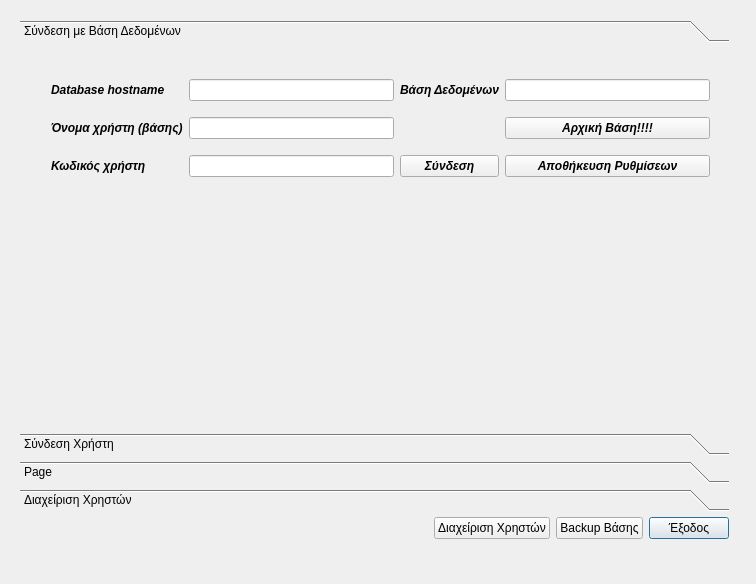
<?xml version="1.0" encoding="UTF-8"?>
<ui version="4.0">
 <class>Dialog</class>
 <widget class="QDialog" name="Dialog">
  <property name="geometry">
   <rect>
    <x>0</x>
    <y>0</y>
    <width>756</width>
    <height>584</height>
   </rect>
  </property>
  <property name="minimumSize">
   <size>
    <width>756</width>
    <height>557</height>
   </size>
  </property>
  <property name="windowTitle">
   <string>Κοινόχρηστα</string>
  </property>
  <property name="windowIcon">
   <iconset>
    <normaloff>spiti1.JPG</normaloff>spiti1.JPG</iconset>
  </property>
  <property name="locale">
   <locale language="Greek" country="Greece"/>
  </property>
  <widget class="QWidget" name="gridLayoutWidget">
   <property name="geometry">
    <rect>
     <x>9</x>
     <y>9</y>
     <width>731</width>
     <height>561</height>
    </rect>
   </property>
   <layout class="QGridLayout" name="gridLayout">
    <property name="sizeConstraint">
     <enum>QLayout::SetDefaultConstraint</enum>
    </property>
    <item row="1" column="1">
     <spacer name="verticalSpacer_2">
      <property name="orientation">
       <enum>Qt::Vertical</enum>
      </property>
      <property name="sizeHint" stdset="0">
       <size>
        <width>20</width>
        <height>40</height>
       </size>
      </property>
     </spacer>
    </item>
    <item row="3" column="0" colspan="3">
     <widget class="QLabel" name="labelStatus">
      <property name="text">
       <string/>
      </property>
     </widget>
    </item>
    <item row="2" column="3">
     <widget class="QPushButton" name="btn_exit">
      <property name="text">
       <string>Έξοδος</string>
      </property>
     </widget>
    </item>
    <item row="2" column="2">
     <widget class="QPushButton" name="btn_backup">
      <property name="text">
       <string>Backup Βάσης</string>
      </property>
     </widget>
    </item>
    <item row="2" column="1">
     <widget class="QPushButton" name="btn_manage">
      <property name="text">
       <string>Διαχείριση Χρηστών</string>
      </property>
     </widget>
    </item>
    <item row="2" column="0">
     <spacer name="horizontalSpacer">
      <property name="orientation">
       <enum>Qt::Horizontal</enum>
      </property>
      <property name="sizeHint" stdset="0">
       <size>
        <width>40</width>
        <height>20</height>
       </size>
      </property>
     </spacer>
    </item>
    <item row="0" column="0" rowspan="2" colspan="4">
     <widget class="QToolBox" name="toolBox">
      <property name="currentIndex">
       <number>0</number>
      </property>
      <widget class="QWidget" name="databaseTool">
       <property name="geometry">
        <rect>
         <x>0</x>
         <y>0</y>
         <width>729</width>
         <height>379</height>
        </rect>
       </property>
       <property name="font">
        <font>
         <weight>75</weight>
         <italic>true</italic>
         <bold>true</bold>
        </font>
       </property>
       <attribute name="label">
        <string>Σύνδεση με Βάση Δεδομένων</string>
       </attribute>
       <widget class="QWidget" name="layoutWidget">
        <property name="geometry">
         <rect>
          <x>20</x>
          <y>10</y>
          <width>681</width>
          <height>141</height>
         </rect>
        </property>
        <layout class="QGridLayout" name="gridLayout_2">
         <item row="0" column="0">
          <widget class="QLabel" name="label_2">
           <property name="text">
            <string>Database hostname</string>
           </property>
          </widget>
         </item>
         <item row="0" column="1">
          <widget class="QLineEdit" name="dbHostEdit"/>
         </item>
         <item row="0" column="2">
          <widget class="QLabel" name="label_5">
           <property name="text">
            <string>Βάση Δεδομένων</string>
           </property>
          </widget>
         </item>
         <item row="0" column="3">
          <widget class="QLineEdit" name="dbNameEdit"/>
         </item>
         <item row="1" column="0">
          <widget class="QLabel" name="label_3">
           <property name="text">
            <string>Όνομα χρήστη (βάσης)</string>
           </property>
          </widget>
         </item>
         <item row="1" column="1">
          <widget class="QLineEdit" name="dbUsernameEdit"/>
         </item>
         <item row="2" column="0">
          <widget class="QLabel" name="label_4">
           <property name="text">
            <string>Κωδικός χρήστη</string>
           </property>
          </widget>
         </item>
         <item row="2" column="1">
          <widget class="QLineEdit" name="dbPasswordEdit">
           <property name="inputMethodHints">
            <set>Qt::ImhHiddenText|Qt::ImhNoAutoUppercase|Qt::ImhNoPredictiveText</set>
           </property>
           <property name="echoMode">
            <enum>QLineEdit::Password</enum>
           </property>
          </widget>
         </item>
         <item row="2" column="2">
          <widget class="QPushButton" name="btn_dbConnect">
           <property name="text">
            <string>Σύνδεση</string>
           </property>
          </widget>
         </item>
         <item row="2" column="3">
          <widget class="QPushButton" name="btn_dbSaveSettings">
           <property name="text">
            <string>Αποθήκευση Ρυθμίσεων</string>
           </property>
          </widget>
         </item>
         <item row="1" column="3">
          <widget class="QPushButton" name="pushButton">
           <property name="text">
            <string>Αρχική Βάση!!!!</string>
           </property>
           <property name="icon">
            <iconset>
             <normaloff>icons/application-delete.ico</normaloff>icons/application-delete.ico</iconset>
           </property>
          </widget>
         </item>
        </layout>
       </widget>
      </widget>
      <widget class="QWidget" name="userTool">
       <property name="geometry">
        <rect>
         <x>0</x>
         <y>0</y>
         <width>98</width>
         <height>28</height>
        </rect>
       </property>
       <attribute name="label">
        <string>Σύνδεση Χρήστη</string>
       </attribute>
       <widget class="QWidget" name="layoutWidget">
        <property name="geometry">
         <rect>
          <x>50</x>
          <y>10</y>
          <width>621</width>
          <height>131</height>
         </rect>
        </property>
        <layout class="QGridLayout" name="gridLayout_3">
         <item row="0" column="0">
          <widget class="QLabel" name="label_6">
           <property name="text">
            <string>Όνομα χρήστη</string>
           </property>
          </widget>
         </item>
         <item row="0" column="1">
          <widget class="QLineEdit" name="koinoNameEdit"/>
         </item>
         <item row="1" column="0">
          <widget class="QLabel" name="label_7">
           <property name="text">
            <string>Κωδικός</string>
           </property>
          </widget>
         </item>
         <item row="1" column="1">
          <widget class="QLineEdit" name="koinoPassEdit">
           <property name="echoMode">
            <enum>QLineEdit::Password</enum>
           </property>
          </widget>
         </item>
         <item row="1" column="2">
          <widget class="QPushButton" name="btn_koinoConnect">
           <property name="text">
            <string>Σύνδεση</string>
           </property>
          </widget>
         </item>
         <item row="1" column="3">
          <widget class="QPushButton" name="btn_koinoSaveSettings">
           <property name="text">
            <string>Αποθήκευση</string>
           </property>
          </widget>
         </item>
        </layout>
       </widget>
      </widget>
      <widget class="QWidget" name="page">
       <property name="geometry">
        <rect>
         <x>0</x>
         <y>0</y>
         <width>98</width>
         <height>28</height>
        </rect>
       </property>
       <attribute name="label">
        <string>Page</string>
       </attribute>
      </widget>
      <widget class="QWidget" name="manageUserTool">
       <property name="geometry">
        <rect>
         <x>0</x>
         <y>0</y>
         <width>729</width>
         <height>379</height>
        </rect>
       </property>
       <attribute name="label">
        <string>Διαχείριση Χρηστών</string>
       </attribute>
       <widget class="QWidget" name="layoutWidget">
        <property name="geometry">
         <rect>
          <x>10</x>
          <y>0</y>
          <width>711</width>
          <height>371</height>
         </rect>
        </property>
        <layout class="QGridLayout" name="gridLayout_4">
         <item row="0" column="0" colspan="5">
          <widget class="QTableView" name="tableViewUsers">
           <property name="lineWidth">
            <number>1</number>
           </property>
          </widget>
         </item>
         <item row="1" column="0">
          <widget class="QPushButton" name="btn_newUSer">
           <property name="text">
            <string>Νεός χρήστης</string>
           </property>
          </widget>
         </item>
         <item row="1" column="1">
          <widget class="QPushButton" name="btn_deleteUser">
           <property name="text">
            <string>Διαγραφή</string>
           </property>
          </widget>
         </item>
         <item row="1" column="2">
          <spacer name="horizontalSpacer_2">
           <property name="orientation">
            <enum>Qt::Horizontal</enum>
           </property>
           <property name="sizeHint" stdset="0">
            <size>
             <width>40</width>
             <height>20</height>
            </size>
           </property>
          </spacer>
         </item>
         <item row="1" column="3">
          <widget class="QPushButton" name="btn_SaveUserTable">
           <property name="text">
            <string>Αποθήκευση</string>
           </property>
          </widget>
         </item>
         <item row="1" column="4">
          <widget class="QPushButton" name="btn_CancelUserTable">
           <property name="text">
            <string>Ακύρωση</string>
           </property>
          </widget>
         </item>
        </layout>
       </widget>
      </widget>
     </widget>
    </item>
   </layout>
   <zorder>btn_manage</zorder>
   <zorder>toolBox</zorder>
   <zorder>btn_backup</zorder>
   <zorder>labelStatus</zorder>
   <zorder>btn_exit</zorder>
  </widget>
 </widget>
 <layoutdefault spacing="6" margin="11"/>
 <resources/>
 <connections>
  <connection>
   <sender>btn_exit</sender>
   <signal>clicked()</signal>
   <receiver>Dialog</receiver>
   <slot>close()</slot>
   <hints>
    <hint type="sourcelabel">
     <x>738</x>
     <y>545</y>
    </hint>
    <hint type="destinationlabel">
     <x>688</x>
     <y>493</y>
    </hint>
   </hints>
  </connection>
  <connection>
   <sender>btn_dbConnect</sender>
   <signal>clicked()</signal>
   <receiver>Dialog</receiver>
   <slot>dbConnect()</slot>
   <hints>
    <hint type="sourcelabel">
     <x>467</x>
     <y>163</y>
    </hint>
    <hint type="destinationlabel">
     <x>758</x>
     <y>186</y>
    </hint>
   </hints>
  </connection>
  <connection>
   <sender>btn_dbSaveSettings</sender>
   <signal>clicked()</signal>
   <receiver>Dialog</receiver>
   <slot>dbSaveSettings()</slot>
   <hints>
    <hint type="sourcelabel">
     <x>624</x>
     <y>167</y>
    </hint>
    <hint type="destinationlabel">
     <x>758</x>
     <y>124</y>
    </hint>
   </hints>
  </connection>
  <connection>
   <sender>btn_koinoConnect</sender>
   <signal>clicked()</signal>
   <receiver>Dialog</receiver>
   <slot>koinoConnect()</slot>
   <hints>
    <hint type="sourcelabel">
     <x>160</x>
     <y>50</y>
    </hint>
    <hint type="destinationlabel">
     <x>754</x>
     <y>156</y>
    </hint>
   </hints>
  </connection>
  <connection>
   <sender>btn_koinoSaveSettings</sender>
   <signal>clicked()</signal>
   <receiver>Dialog</receiver>
   <slot>koinoSaveSettings()</slot>
   <hints>
    <hint type="sourcelabel">
     <x>160</x>
     <y>50</y>
    </hint>
    <hint type="destinationlabel">
     <x>747</x>
     <y>207</y>
    </hint>
   </hints>
  </connection>
  <connection>
   <sender>toolBox</sender>
   <signal>currentChanged(int)</signal>
   <receiver>Dialog</receiver>
   <slot>toolboxSelChanged(int)</slot>
   <hints>
    <hint type="sourcelabel">
     <x>118</x>
     <y>18</y>
    </hint>
    <hint type="destinationlabel">
     <x>115</x>
     <y>1</y>
    </hint>
   </hints>
  </connection>
  <connection>
   <sender>pushButton</sender>
   <signal>clicked()</signal>
   <receiver>Dialog</receiver>
   <slot>dbInitialize()</slot>
   <hints>
    <hint type="sourcelabel">
     <x>590</x>
     <y>115</y>
    </hint>
    <hint type="destinationlabel">
     <x>752</x>
     <y>92</y>
    </hint>
   </hints>
  </connection>
  <connection>
   <sender>btn_manage</sender>
   <signal>clicked()</signal>
   <receiver>Dialog</receiver>
   <slot>manageUsers()</slot>
   <hints>
    <hint type="sourcelabel">
     <x>449</x>
     <y>527</y>
    </hint>
    <hint type="destinationlabel">
     <x>452</x>
     <y>578</y>
    </hint>
   </hints>
  </connection>
  <connection>
   <sender>btn_SaveUserTable</sender>
   <signal>clicked()</signal>
   <receiver>Dialog</receiver>
   <slot>saveUserTable()</slot>
   <hints>
    <hint type="sourcelabel">
     <x>638</x>
     <y>503</y>
    </hint>
    <hint type="destinationlabel">
     <x>112</x>
     <y>570</y>
    </hint>
   </hints>
  </connection>
  <connection>
   <sender>btn_CancelUserTable</sender>
   <signal>clicked()</signal>
   <receiver>Dialog</receiver>
   <slot>cancelUserTable()</slot>
   <hints>
    <hint type="sourcelabel">
     <x>729</x>
     <y>503</y>
    </hint>
    <hint type="destinationlabel">
     <x>303</x>
     <y>577</y>
    </hint>
   </hints>
  </connection>
  <connection>
   <sender>btn_newUSer</sender>
   <signal>clicked()</signal>
   <receiver>Dialog</receiver>
   <slot>newUser()</slot>
   <hints>
    <hint type="sourcelabel">
     <x>103</x>
     <y>491</y>
    </hint>
    <hint type="destinationlabel">
     <x>134</x>
     <y>577</y>
    </hint>
   </hints>
  </connection>
  <connection>
   <sender>btn_deleteUser</sender>
   <signal>clicked()</signal>
   <receiver>Dialog</receiver>
   <slot>deleteUser()</slot>
   <hints>
    <hint type="sourcelabel">
     <x>196</x>
     <y>494</y>
    </hint>
    <hint type="destinationlabel">
     <x>3</x>
     <y>513</y>
    </hint>
   </hints>
  </connection>
 </connections>
 <slots>
  <slot>dbConnect()</slot>
  <slot>dbSaveSettings()</slot>
  <slot>koinoConnect()</slot>
  <slot>koinoSaveSettings()</slot>
  <slot>toolboxSelChanged(int)</slot>
  <slot>dbInitialize()</slot>
  <slot>manageUsers()</slot>
  <slot>saveUserTable()</slot>
  <slot>cancelUserTable()</slot>
  <slot>newUser()</slot>
  <slot>deleteUser()</slot>
 </slots>
</ui>
